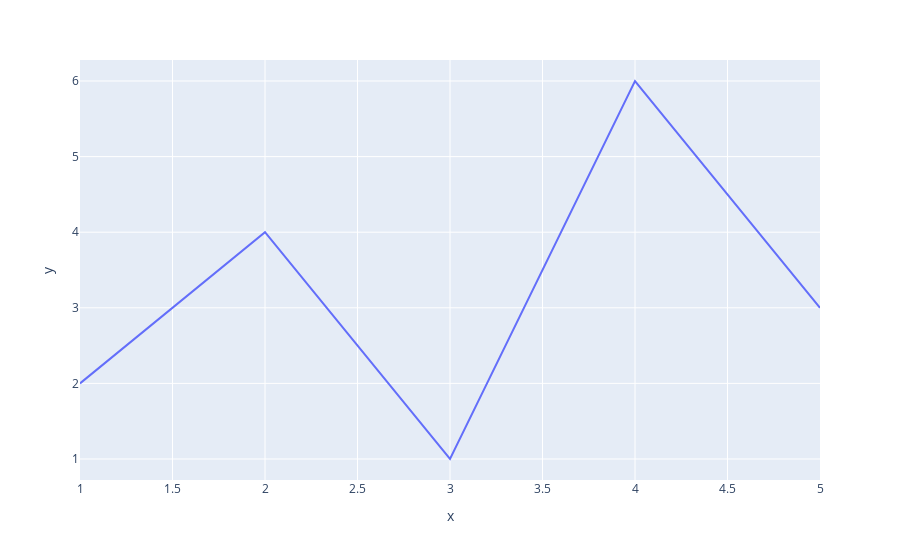

Source (notebook cell):
### Code cell
import plotly.express as px

# Create a simple line plot
data = {'x': [1, 2, 3, 4, 5], 'y': [2, 4, 1, 6, 3]}
fig = px.line(data, x='x', y='y')

# Display the plot
fig.show()

### Figure 1 — Plotly figure (JSON) as saved in the notebook; plotly's stock layout.template omitted (floating-point values rounded to 4 significant figures)
{"data": [{"hovertemplate": "x=%{x}<br>y=%{y}<extra></extra>", "legendgroup": "", "line": {"color": "#636efa", "dash": "solid"}, "marker": {"symbol": "circle"}, "mode": "lines", "name": "", "orientation": "v", "showlegend": false, "type": "scatter", "x": [1, 2, 3, 4, 5], "xaxis": "x", "y": [2, 4, 1, 6, 3], "yaxis": "y"}], "layout": {"legend": {"tracegroupgap": 0}, "margin": {"t": 60}, "xaxis": {"anchor": "y", "domain": [0, 1], "title": {"text": "x"}}, "yaxis": {"anchor": "x", "domain": [0, 1], "title": {"text": "y"}}}}
